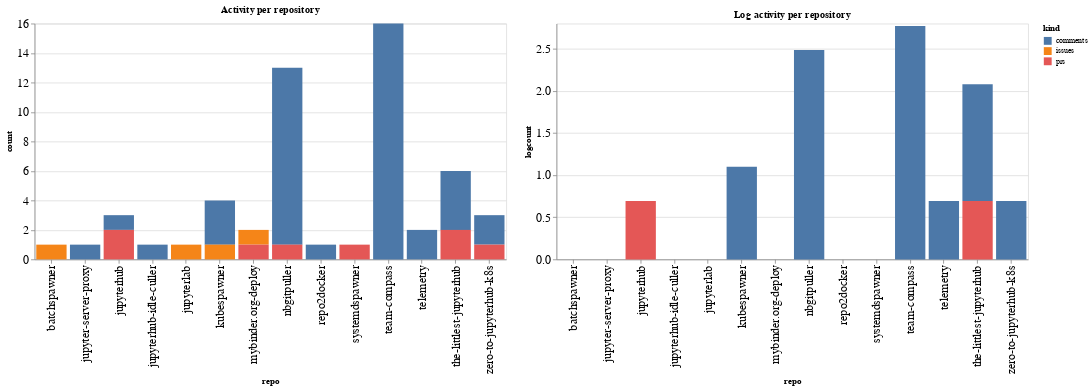

The code cell stored with this chart in its notebook:
### Code cell
ch1 = alt.Chart(repo_summaries, width=600, title="Activity per repository").mark_bar().encode(
    x='repo',
    y='count',
    color='kind',
    tooltip="kind"
)

ch2 = alt.Chart(repo_summaries, width=600, title="Log activity per repository").mark_bar().encode(
    x='repo',
    y='logcount',
    color='kind',
    tooltip="kind"
)

ch1 | ch2

### Figure 1 — Vega-Lite specification as saved in the notebook (floating-point values rounded to 4 significant figures)
{"config": {"axisLeft": {"labelFontSize": 15}, "axisBottom": {"labelFontSize": 15}}, "hconcat": [{"mark": "bar", "encoding": {"color": {"type": "nominal", "field": "kind"}, "tooltip": {"type": "nominal", "field": "kind"}, "x": {"type": "nominal", "field": "repo"}, "y": {"type": "quantitative", "field": "count"}}, "title": "Activity per repository", "width": 600}, {"mark": "bar", "encoding": {"color": {"type": "nominal", "field": "kind"}, "tooltip": {"type": "nominal", "field": "kind"}, "x": {"type": "nominal", "field": "repo"}, "y": {"type": "quantitative", "field": "logcount"}}, "title": "Log activity per repository", "width": 600}], "data": {"name": "data-1e663bf47b76e09d8e6ec6e9e1a2d487"}, "$schema": "https://vega.github.io/schema/vega-lite/v4.8.1.json", "datasets": {"data-1e663bf47b76e09d8e6ec6e9e1a2d487": [{"repo": "batchspawner", "kind": "issues", "count": 1, "logcount": 0.0}, {"repo": "jupyter-server-proxy", "kind": "comments", "count": 1, "logcount": 0.0}, {"repo": "jupyterhub", "kind": "comments", "count": 1, "logcount": 0.0}, {"repo": "jupyterhub", "kind": "prs", "count": 2, "logcount": 0.6931}, {"repo": "jupyterhub-idle-culler", "kind": "comments", "count": 1, "logcount": 0.0}, {"repo": "jupyterlab", "kind": "issues", "count": 1, "logcount": 0.0}, {"repo": "kubespawner", "kind": "comments", "count": 3, "logcount": 1.099}, {"repo": "kubespawner", "kind": "issues", "count": 1, "logcount": 0.0}, {"repo": "mybinder.org-deploy", "kind": "issues", "count": 1, "logcount": 0.0}, {"repo": "mybinder.org-deploy", "kind": "prs", "count": 1, "logcount": 0.0}, {"repo": "nbgitpuller", "kind": "comments", "count": 12, "logcount": 2.485}, {"repo": "nbgitpuller", "kind": "prs", "count": 1, "logcount": 0.0}, {"repo": "repo2docker", "kind": "comments", "count": 1, "logcount": 0.0}, {"repo": "systemdspawner", "kind": "prs", "count": 1, "logcount": 0.0}, {"repo": "team-compass", "kind": "comments", "count": 16, "logcount": 2.773}, {"repo": "telemetry", "kind": "comments", "count": 2, "logcount": 0.6931}, {"repo": "the-littlest-jupyterhub", "kind": "comments", "count": 4, "logcount": 1.386}, {"repo": "the-littlest-jupyterhub", "kind": "prs", "count": 2, "logcount": 0.6931}, {"repo": "zero-to-jupyterhub-k8s", "kind": "comments", "count": 2, "logcount": 0.6931}, {"repo": "zero-to-jupyterhub-k8s", "kind": "prs", "count": 1, "logcount": 0.0}]}}
